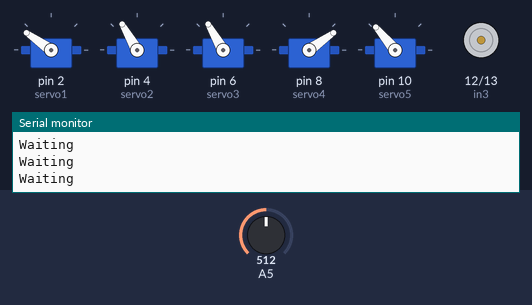
The sketch below on a simulated Arduino Uno, built with avr-gcc and run on an emulated ATmega328P. Shown: 5 × servo, motor-driver pin pairs drawn as motors (green arrow = first pin HIGH = forward, orange = second pin HIGH = backward, longer = more drive, scaled by the enable pin), the last lines printed to the serial monitor. Inputs (shaded band) come from the test bench; at power-on: A5 = 512.

Above: at 0.8 s.
0.9 s: A5 set to 212
3.9 s: A5 set to 184
At 22.9 s:
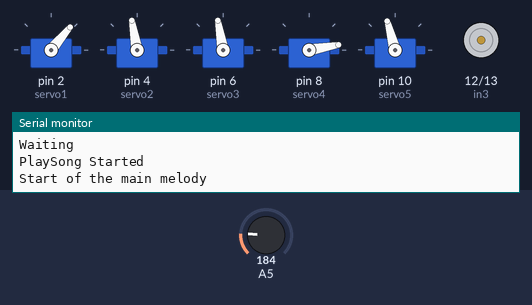
Timing chart, 0 to 24.5 s (numbered marks = the images above; inputs shaded):
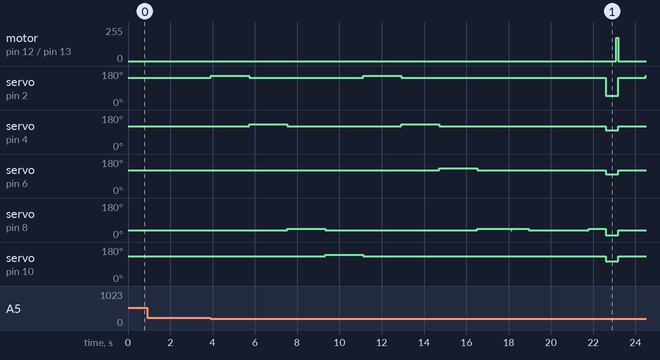

Measured:
- the behaviour switches between 201 and 200 on A5 (found by bisection; images 0 and 1)
- after the input at 3.9 s, motor on pin 12 (in3) / pin 13 (in4): stopped → forward 175/255 after 19.2 s, → stopped 0.10 s later; servo on pin 2 (servo1): 145° → 155° at once, → 145° 1.8 s later, → 155° 5.4 s later, → 145° 1.8 s later, … (7 changes in this stretch)

The sketch:

pianoBot.ino
```cpp
#include <Servo.h>

Servo servo1;
Servo servo2;
Servo servo3;
Servo servo4;
Servo servo5;

int enB = 11;
int in3 = 12;
int in4 = 13;

int position1 = 3;
int defaultPosition = 5;
int position3 = 7;

//for default, if moving away, move away then move closer

String currentState = "close";

int emitterPin = 9;

void setup() {
  // put your setup code here, to run once:

  Serial.begin(9600);
  pinMode(enB, OUTPUT);
  pinMode(in3, OUTPUT);
  pinMode(in4, OUTPUT);

  //  pinMode(position1, INPUT);
  //  pinMode(defaultPosition, INPUT);
  //  pinMode(position3, INPUT);

  //  IrSender.begin(emitterPin);


  Serial.println("Started Code");
  servo1.attach(2);
  servo2.attach(4);
  servo3.attach(6);
  servo4.attach(8);
  servo5.attach(10);
  //Active note, just default + 10
  //F default 70
  //G default 130  ||   100
  //G# default 120 || 100
  //A default 40 || 20
  //C default 120 || 100


  //  for (int i = 0; i < 10; i++) {
  //    servo1.write(70);
  //    delay(500);
  //    servo1.write(90);
  //    delay(500);
  //  }


  servo1.write(145);
  servo2.write(120);
  servo3.write(120);
  servo4.write(35);
  servo5.write(130);

  while(analogRead(A5) > 200){
    Serial.println("Waiting");
  }
  playSong();
}
void playSong() {

  Serial.println("PlaySong Started");
  play1(1800);

  play2(1800);
  //
  play4(1800);
  //
  play5(1800);


  play1(1800);

  play2(1800);

  play3(1800);

  play4(1600);

  delay(20);

  Serial.println("Start of the main melody");

  play4(800);

  delay(2850);
  play4(800);

  raiseUp();
  delay(500);

  while (analogRead(A3) > 800) {
    Serial.println("Shifting");
    moveAway();
  }
  Serial.println("Shifting Done!");

  stopMoving();
  defaultServoPositions();

  delay(1300);
  //need to figure out the time imbalance
  play1(900);

  play5(900);

  delay(900);

  play5(900);

  play1(900);

  raiseUp();
  delay(20);

  while(analogRead(A2) > 800){
    Serial.println("Shifting");
    moveCloser();
  }
  Serial.println("Stop Moving");
  stopMoving();
  defaultServoPositions();

  delay(200);
  play2(1600);

  Serial.println("Start of another new section");

  play4(1900);

  play5(900);

  play1(900);

  play4(1900);

  play5(900);

  play1(900);

  play4(1900);

  play5(1900);

  play4(1900);

  play5(1900);

  play4(1900);

  play5(900);

  play1(900);

  play4(1900);

  play5(900);

  play2(900);

  play4(1900);

  play5(1900);

  play4(1900);

  play4(1900);


}
//void fingerTest(int pressDuration) {
//  Serial.println("Starting: FINGER TEST");
//  for (int i = 0; i < 10; i++) {
//    servo1.write(70);
//    servo2.write(100);
//    servo3.write(100);
//    servo4.write(20);
//    servo5.write(100);
//    delay(pressDuration);
//    servo1.write(100);
//    servo2.write(130);
//    servo3.write(130);
//    servo4.write(60);
//    servo5.write(130);
//    delay(pressDuration);
//  }
//  Serial.println("FINGER TEST DONE");
//}

void scaleTest(int pressDuration) {
  Serial.println("Starting: SCALE TEST");
  play1(pressDuration);
  play2(pressDuration);
  play3(pressDuration);
  play4(pressDuration);
  play5(pressDuration);
  Serial.println("SCALE TEST DONE");


}

void play1(int timeToPlay) {
  servo1.write(155);
  delay(timeToPlay);
  servo1.write(145);
}
void play2(int timeToPlay) {
  servo2.write(130);
  delay(timeToPlay);
  servo2.write(120);
}
void play3(int timeToPlay) {
  servo3.write(130);
  delay(timeToPlay);
  servo3.write(120);
}
void play4(int timeToPlay) {
  servo4.write(45);
  delay(timeToPlay);
  servo4.write(35);
}
void play5(int timeToPlay) {
  servo5.write(140);
  delay(timeToPlay);
  servo5.write(130);
}

void defaultServoPositions() {
  servo1.write(145);
  servo2.write(120);
  servo3.write(120);
  servo4.write(35);
  servo5.write(130);
}
void loop() {
  //  if (digitalRead(position1) == LOW) {
  //    Serial.println("position 1");
  //  }
  //  else if (digitalRead(defaultPosition) == LOW) {
  //    Serial.println("pos 2");
  //  }
  //  else if (digitalRead(position3) == LOW) {
  //    Serial.println("pos 3");
  //  }
  //


}


//75, 120, 120 30, 125
/*
  void play1() {
  servo1.write(100);

  servo2.write(100);

  servo3.write(100);

  servo4.write(20);

  servo5.write(100);

  }

  void play2() {
  servo1.write(70);

  servo2.write(130);
  servo3.write(100);

  servo4.write(20);

  servo5.write(100);

  }
  //75, 120, 120 30, 125
  void play3() {
  servo1.write(70);

  servo2.write(100);

  servo3.write(130);

  servo4.write(20);

  servo5.write(100);

  }

  void play4() {
  servo1.write(70);
  servo2.write(100);
  servo3.write(100);
  servo4.write(60);
  servo5.write(100);
  }
  //75, 120, 120 30, 125
  void play5() {
  servo1.write(70);
  servo2.write(100);
  servo3.write(100);
  servo4.write(20);
  servo5.write(130);
  }
*/
void playNone() {
  servo1.write(70);
  servo2.write(100);
  servo3.write(100);
  servo4.write(20);
  servo5.write(100);
}

void raiseUp() {
  servo1.write(50);
  servo2.write(100);
  servo3.write(100);
  servo4.write(10);
  servo5.write(105);
}
/*
  void playStuff() {
  play1();
  delay(1900);


  play2();
  delay(1900);


  play4();
  delay(1900);


  play5();
  delay(1900);


  play1();
  delay(1900);


  play2();
  delay(1900);


  play3();
  delay(1900);


  play4();
  delay(1000);


  playNone();
  delay(800);


  play4();
  delay(750);


  delay(250);
  delay(2750);


  play4();
  delay(750);

  delay(250);

  playNone();
  while (digitalRead(position3) == HIGH) {
    moveAway();
  }
  stopMoving();
  playNone();

  delay(1750);
  play1();
  delay(750);
  playNone();
  delay(250);


  play5();
  delay(750);
  playNone();
  delay(250);

  //28:22 mark is up till above
  delay(750);
  play5();
  delay(750);
  playNone();
  delay(275);


  //above ends the 32:04 mark
  play1();
  delay(750);
  playNone();
  delay(275);

  play5();
  delay(750);
  playNone();
  delay(250);

  raiseUp();
  while (digitalRead(defaultPosition) == HIGH) {
    moveCloser();
  }
  stopMoving();
  playNone();
  delay(750);

  //the above part is the G. I'm not playing anything, just using it as a break
  play4();
  delay(1650);
  playNone();
  delay(175);

  play5();
  delay(750);
  playNone();
  delay(175);

  play1();
  delay(750);
  playNone();
  delay(175);

  play4();
  delay(1650);
  playNone();
  delay(175);

  play5();
  delay(750);
  playNone();
  delay(175);

  play1();
  delay(750);
  playNone();
  delay(175);

  play4();
  delay(1650);
  playNone();
  delay(175);

  //the above part is before the quick sequence of notes that come after(starts with C)
  play5();
  delay(1650);
  playNone();
  delay(175);

  play4();
  delay(1650);
  playNone();
  delay(175);

  play5();
  delay(750);
  playNone();
  delay(175);

  play1();
  delay(750);
  playNone();
  delay(175);

  play4();
  delay(1650);
  playNone();
  delay(175);

  //prelude to the C and A repeating pattern
  play5();
  delay(1650);
  playNone();
  delay(175);

  //start of aforementioned pattern
  play4();
  delay(1650);
  playNone();
  delay(175);

  play5();
  delay(750);
  playNone();
  delay(200);

  play1();
  delay(750);
  playNone();
  delay(200);

  play4();
  delay(1650);
  playNone();
  delay(175);

  play5();
  delay(750);
  playNone();
  delay(200);

  play2();
  delay(750);
  playNone();
  delay(200);

  play4();
  delay(1650);
  playNone();
  delay(175);

  //below starts the other set of rapid notes, starting with C
  play5();
  delay(1650);
  playNone();
  delay(175);

  play4();
  delay(1650);
  playNone();
  delay(175);

  play4();
  delay(1650);
  playNone();
  delay(175);

  play4();
  delay(1650);
  playNone();
  delay(200);

  play4();
  delay(1650);
  playNone();
  delay(200);

  //new part starts here:
  play1();
  delay(1650);
  playNone();
  delay(175);

  play2();
  delay(1600);
  playNone();
  delay(175);

  play4();
  delay(1600);
  playNone();
  delay(175);

  play5();
  delay(1600);
  playNone();
  delay(175);

  play1();
  delay(1600);
  playNone();
  delay(175);

  play2();
  delay(1600);
  playNone();
  delay(175);

  play3();
  delay(1600);
  playNone();
  delay(175);

  play4();
  delay(1600);
  playNone();
  delay(175);

  //recap section
  play1();
  delay(1900);
  play2();
  delay(1900);
  play4();
  delay(1900);
  play5();
  delay(1900);

  play1();
  delay(1900);
  play2();
  delay(1900);
  play3();
  delay(1900);
  play4();
  delay(1000);
  playNone();
  delay(1000);


  }
*/

void moveCloser() {
  analogWrite(enB, 175);
  digitalWrite(in3, LOW);
  digitalWrite(in4, HIGH);
  currentState = "close";
}

void moveAway() {
  analogWrite(enB, 175);
  digitalWrite(in3, HIGH);
  digitalWrite(in4, LOW);
  currentState = "away";
}

void stopMoving() {
  if (currentState == "close") {
    moveAway();
    delay(100);
    analogWrite(enB, 0);
    digitalWrite(in3, LOW);
    digitalWrite(in4, HIGH);
  }

  else if (currentState == "away") {
    moveCloser();
    delay(100);
    analogWrite(enB, 0);
    digitalWrite(in3, LOW);
    digitalWrite(in4, HIGH);
  }

}
```
